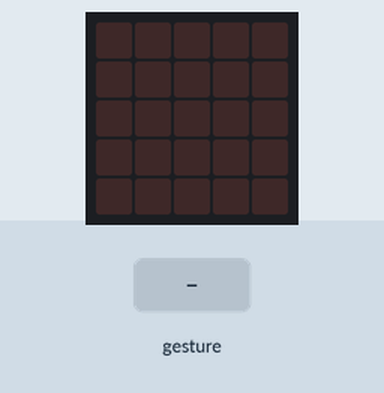
This program was run on a simulated BBC micro:bit (MakeCode). Parts: the board's 5×5 LED display. The test bench sets the inputs (shaded band). A tilt is held for 1.5 s and a shake lasts 1 s, then the board lies face up again.

Above: at 1.2 s.
1.3 s: gesture 'logo up'
At 2.3 s:
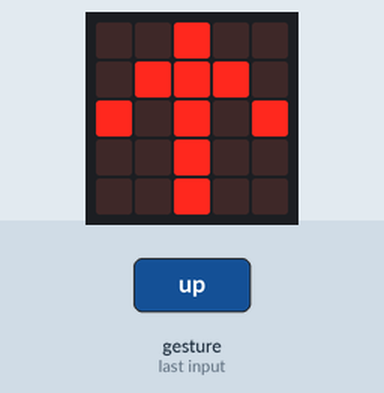
4.3 s: gesture 'logo down'
At 5.6 s:
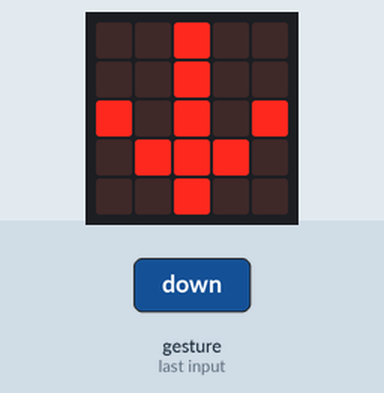
7.3 s: gesture 'tilt left'
At 8.1 s:
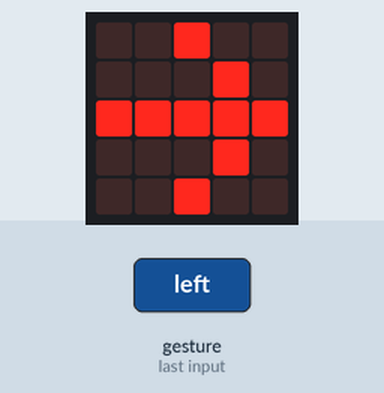
10.3 s: gesture 'tilt right'
At 11.6 s:
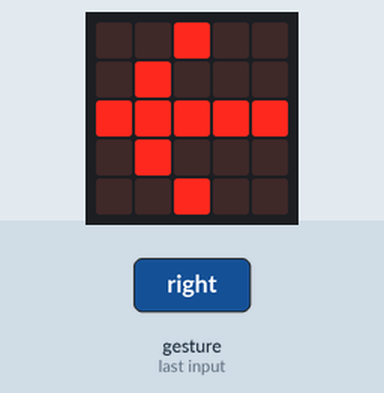
Timing chart, 0 to 13.3 s (numbered marks = the images above; inputs shaded):
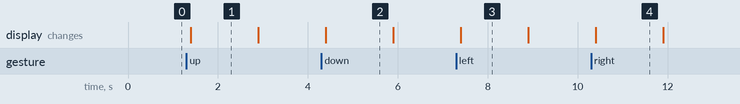

Measured:
- after the input at 1.3 s, the display: changes after 0.10 s (image 1)
- after the input at 4.3 s, the display: changes after 0.10 s (image 2)
- after the input at 7.3 s, the display: changes after 0.10 s (image 3)
- after the input at 10.3 s, the display: changes after 0.10 s (image 4)
- what the display in image 1 shows lasts 1.5 s, from 1.4 s to 2.9 s

The program:

main.ts
```typescript
input.onGesture(Gesture.LogoUp, function () {
    basic.showArrow(ArrowNames.North)
})
input.onGesture(Gesture.LogoDown, function () {
    basic.showArrow(ArrowNames.South)
})
input.onGesture(Gesture.TiltLeft, function () {
    basic.showArrow(ArrowNames.East)
})
input.onGesture(Gesture.ScreenUp, function () {
    basic.clearScreen()
})
input.onGesture(Gesture.TiltRight, function () {
    basic.showArrow(ArrowNames.West)
})
basic.forever(function () {

})
```

test.ts
```typescript
// 在這裡測試；當此封包作為擴充功能時，將不會編譯此內容。
```
